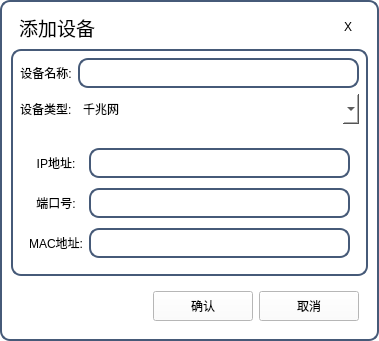
<?xml version="1.0" encoding="UTF-8"?>
<ui version="4.0">
 <class>dlog_devadd</class>
 <widget class="QDialog" name="dlog_devadd">
  <property name="geometry">
   <rect>
    <x>0</x>
    <y>0</y>
    <width>379</width>
    <height>337</height>
   </rect>
  </property>
  <property name="maximumSize">
   <size>
    <width>510</width>
    <height>510</height>
   </size>
  </property>
  <property name="windowTitle">
   <string>Dialog</string>
  </property>
  <property name="styleSheet">
   <string notr="true">#dlog_devadd{
background-color: rgb(255,255,255);
border:2px solid rgb(70,90,120);
border-radius:10px;
}</string>
  </property>
  <layout class="QGridLayout" name="gridLayout_14">
   <item row="0" column="0">
    <widget class="QWidget" name="titleBar" native="true">
     <property name="maximumSize">
      <size>
       <width>16777215</width>
       <height>32</height>
      </size>
     </property>
     <property name="styleSheet">
      <string notr="true">color: rgb(0,0,0);
background-color: rgb(255,255,255);
font: 75 12pt &quot;微软雅黑&quot;;
border-top-left-radius:4px;
border-top-right-radius:4px;</string>
     </property>
     <layout class="QGridLayout" name="gridLayout_7">
      <property name="leftMargin">
       <number>0</number>
      </property>
      <property name="topMargin">
       <number>0</number>
      </property>
      <property name="rightMargin">
       <number>0</number>
      </property>
      <property name="bottomMargin">
       <number>0</number>
      </property>
      <property name="spacing">
       <number>0</number>
      </property>
      <item row="0" column="0">
       <layout class="QGridLayout" name="gridLayout_8">
        <property name="leftMargin">
         <number>6</number>
        </property>
        <item row="0" column="0">
         <layout class="QGridLayout" name="gridLayout_9"/>
        </item>
       </layout>
      </item>
      <item row="0" column="1">
       <widget class="QLabel" name="lbTitle">
        <property name="minimumSize">
         <size>
          <width>80</width>
          <height>0</height>
         </size>
        </property>
        <property name="font">
         <font>
          <family>微软雅黑</family>
          <pointsize>14</pointsize>
          <weight>9</weight>
          <italic>false</italic>
          <bold>false</bold>
         </font>
        </property>
        <property name="styleSheet">
         <string notr="true">color: rgb(0,0,0);
font: 75 14pt &quot;微软雅黑&quot;;
background-color: rgb(255,255,255);</string>
        </property>
        <property name="text">
         <string>添加设备</string>
        </property>
        <property name="alignment">
         <set>Qt::AlignCenter</set>
        </property>
       </widget>
      </item>
      <item row="0" column="2">
       <layout class="QGridLayout" name="gridLayout_10">
        <property name="horizontalSpacing">
         <number>6</number>
        </property>
        <property name="verticalSpacing">
         <number>0</number>
        </property>
        <item row="0" column="0">
         <spacer name="horizontalSpacer_3">
          <property name="orientation">
           <enum>Qt::Horizontal</enum>
          </property>
          <property name="sizeHint" stdset="0">
           <size>
            <width>40</width>
            <height>20</height>
           </size>
          </property>
         </spacer>
        </item>
        <item row="0" column="1">
         <widget class="QPushButton" name="btnClose">
          <property name="sizePolicy">
           <sizepolicy hsizetype="Minimum" vsizetype="Expanding">
            <horstretch>0</horstretch>
            <verstretch>0</verstretch>
           </sizepolicy>
          </property>
          <property name="minimumSize">
           <size>
            <width>40</width>
            <height>32</height>
           </size>
          </property>
          <property name="maximumSize">
           <size>
            <width>16777215</width>
            <height>16777215</height>
           </size>
          </property>
          <property name="styleSheet">
           <string notr="true">QPushButton#btnClose{
    border-radius:0px;
	color: rgb(0,0,0);
    background-color:rgba(0,0,0,0);
    border-style:none;
	font: 75 12pt &quot;微软雅黑&quot;;
}

QPushButton#btnClose:hover{
        background-color: qlineargradient(spread:pad, x1:0, y1:1, x2:0, y2:0, stop:0 rgba(25, 134, 199, 0), stop:1 #636363);
}

QPushButton#btnClose:hover{
        background-color: qlineargradient(spread:pad, x1:0, y1:1, x2:0, y2:0, stop:0 rgba(238, 0, 0, 128), stop:1 rgba(238, 44, 44, 255));
}</string>
          </property>
          <property name="text">
           <string>X</string>
          </property>
          <property name="type" stdset="0">
           <string>btn_win_ctrl</string>
          </property>
         </widget>
        </item>
       </layout>
      </item>
     </layout>
    </widget>
   </item>
   <item row="1" column="0">
    <widget class="QWidget" name="wid_all" native="true">
     <property name="minimumSize">
      <size>
       <width>150</width>
       <height>0</height>
      </size>
     </property>
     <property name="styleSheet">
      <string notr="true">#wid_all{
border:2px solid rgb(70,90,120);
border-radius:10px;
background-color: rgb(255,255,255);
}</string>
     </property>
     <layout class="QGridLayout" name="gridLayout_5">
      <item row="1" column="0">
       <widget class="QLabel" name="label_2">
        <property name="styleSheet">
         <string notr="true">color: rgb(0,0,0);
font: 75 11pt &quot;微软雅黑&quot;;
background-color: rgb(255,255,255);</string>
        </property>
        <property name="text">
         <string>设备类型:</string>
        </property>
       </widget>
      </item>
      <item row="0" column="1">
       <widget class="QLineEdit" name="lineEdit_name">
        <property name="minimumSize">
         <size>
          <width>0</width>
          <height>30</height>
         </size>
        </property>
        <property name="styleSheet">
         <string notr="true">background-color: rgb(255,255,255);
border:2px solid rgb(70,90,120);
border-radius:10px;
color: rgb(216, 221, 210);</string>
        </property>
       </widget>
      </item>
      <item row="1" column="1">
       <widget class="QComboBox" name="comboBox">
        <property name="minimumSize">
         <size>
          <width>0</width>
          <height>30</height>
         </size>
        </property>
        <property name="styleSheet">
         <string notr="true">border:1px solid rgb(70,90,120);
color: rgb(0,0,0);
border-radius:3px;
font: 75 11pt &quot;微软雅黑&quot;;
background-color: rgb(255,255,255);
border:none;</string>
        </property>
        <item>
         <property name="text">
          <string>千兆网</string>
         </property>
        </item>
       </widget>
      </item>
      <item row="2" column="0" colspan="2">
       <widget class="QStackedWidget" name="stackedWidget">
        <property name="styleSheet">
         <string notr="true">background-color: rgb(255,255,255);</string>
        </property>
        <property name="currentIndex">
         <number>0</number>
        </property>
        <widget class="QWidget" name="page_Net">
         <layout class="QGridLayout" name="gridLayout_4">
          <property name="leftMargin">
           <number>0</number>
          </property>
          <property name="topMargin">
           <number>9</number>
          </property>
          <property name="rightMargin">
           <number>0</number>
          </property>
          <property name="bottomMargin">
           <number>0</number>
          </property>
          <property name="spacing">
           <number>0</number>
          </property>
          <item row="0" column="0">
           <widget class="QWidget" name="widget_3" native="true">
            <property name="styleSheet">
             <string notr="true">background-color: rgb(255,255,255);</string>
            </property>
            <layout class="QGridLayout" name="gridLayout_3">
             <property name="verticalSpacing">
              <number>10</number>
             </property>
             <item row="1" column="0">
              <widget class="QLabel" name="label_6">
               <property name="minimumSize">
                <size>
                 <width>50</width>
                 <height>0</height>
                </size>
               </property>
               <property name="styleSheet">
                <string notr="true">color: rgb(0,0,0);
font: 75 11pt &quot;微软雅黑&quot;;
background-color: rgb(255,255,255);</string>
               </property>
               <property name="text">
                <string>端口号:</string>
               </property>
               <property name="alignment">
                <set>Qt::AlignCenter</set>
               </property>
              </widget>
             </item>
             <item row="0" column="1">
              <widget class="QLineEdit" name="lineEdit_ip">
               <property name="minimumSize">
                <size>
                 <width>0</width>
                 <height>30</height>
                </size>
               </property>
               <property name="styleSheet">
                <string notr="true">background-color: rgb(255,255,255);
border:2px solid rgb(70,90,120);
border-radius:10px;
color: rgb(216, 221, 210);</string>
               </property>
              </widget>
             </item>
             <item row="1" column="1">
              <widget class="QLineEdit" name="lineEdit_port">
               <property name="minimumSize">
                <size>
                 <width>0</width>
                 <height>30</height>
                </size>
               </property>
               <property name="styleSheet">
                <string notr="true">background-color: rgb(255,255,255);
border:2px solid rgb(70,90,120);
border-radius:10px;
color: rgb(216, 221, 210);</string>
               </property>
              </widget>
             </item>
             <item row="0" column="0">
              <widget class="QLabel" name="label_5">
               <property name="minimumSize">
                <size>
                 <width>50</width>
                 <height>0</height>
                </size>
               </property>
               <property name="styleSheet">
                <string notr="true">color: rgb(0,0,0);
font: 75 11pt &quot;微软雅黑&quot;;
background-color: rgb(255,255,255);</string>
               </property>
               <property name="text">
                <string>IP地址:</string>
               </property>
               <property name="alignment">
                <set>Qt::AlignCenter</set>
               </property>
              </widget>
             </item>
             <item row="2" column="0">
              <widget class="QLabel" name="label_7">
               <property name="minimumSize">
                <size>
                 <width>50</width>
                 <height>0</height>
                </size>
               </property>
               <property name="styleSheet">
                <string notr="true">color: rgb(0,0,0);
font: 75 11pt &quot;微软雅黑&quot;;
background-color: rgb(255,255,255);</string>
               </property>
               <property name="text">
                <string>MAC地址:</string>
               </property>
               <property name="alignment">
                <set>Qt::AlignCenter</set>
               </property>
              </widget>
             </item>
             <item row="2" column="1">
              <widget class="QLineEdit" name="lineEdit_mac">
               <property name="minimumSize">
                <size>
                 <width>0</width>
                 <height>30</height>
                </size>
               </property>
               <property name="styleSheet">
                <string notr="true">background-color: rgb(255,255,255);
border:2px solid rgb(70,90,120);
border-radius:10px;
color: rgb(216, 221, 210);</string>
               </property>
              </widget>
             </item>
            </layout>
           </widget>
          </item>
          <item row="1" column="0">
           <spacer name="verticalSpacer_2">
            <property name="orientation">
             <enum>Qt::Vertical</enum>
            </property>
            <property name="sizeHint" stdset="0">
             <size>
              <width>20</width>
              <height>43</height>
             </size>
            </property>
           </spacer>
          </item>
         </layout>
        </widget>
       </widget>
      </item>
      <item row="0" column="0">
       <widget class="QLabel" name="label">
        <property name="minimumSize">
         <size>
          <width>50</width>
          <height>0</height>
         </size>
        </property>
        <property name="styleSheet">
         <string notr="true">color: rgb(0,0,0);
font: 75 11pt &quot;微软雅黑&quot;;
background-color: rgb(255,255,255);</string>
        </property>
        <property name="text">
         <string>设备名称:</string>
        </property>
        <property name="alignment">
         <set>Qt::AlignCenter</set>
        </property>
       </widget>
      </item>
     </layout>
    </widget>
   </item>
   <item row="2" column="0">
    <widget class="QWidget" name="widget" native="true">
     <property name="styleSheet">
      <string notr="true">background-color: rgb(255,255,255);</string>
     </property>
     <layout class="QGridLayout" name="gridLayout_6">
      <item row="0" column="2">
       <widget class="QPushButton" name="pushButton_2">
        <property name="minimumSize">
         <size>
          <width>100</width>
          <height>30</height>
         </size>
        </property>
        <property name="styleSheet">
         <string notr="true">QPushButton{
border:1px solid rgb(70,90,120);
color: rgb(255, 255, 255);
border-radius:3px;
font: 75 11pt &quot;微软雅黑&quot;;
background-color: rgb(153,217,234);
}
QPushButton:hover{
color: rgb(25, 118, 210);
background-color: rgb(227, 236, 255);
};</string>
        </property>
        <property name="text">
         <string>取消</string>
        </property>
       </widget>
      </item>
      <item row="0" column="1">
       <widget class="QPushButton" name="pushButton">
        <property name="minimumSize">
         <size>
          <width>100</width>
          <height>30</height>
         </size>
        </property>
        <property name="styleSheet">
         <string notr="true">QPushButton{
border:1px solid rgb(70,90,120);
color: rgb(255, 255, 255);
border-radius:3px;
font: 75 11pt &quot;微软雅黑&quot;;
background-color: rgb(153,217,234);
}
QPushButton:hover{
color: rgb(25, 118, 210);
background-color: rgb(227, 236, 255);
};</string>
        </property>
        <property name="text">
         <string>确认</string>
        </property>
       </widget>
      </item>
      <item row="0" column="0">
       <spacer name="horizontalSpacer_2">
        <property name="orientation">
         <enum>Qt::Horizontal</enum>
        </property>
        <property name="sizeHint" stdset="0">
         <size>
          <width>40</width>
          <height>20</height>
         </size>
        </property>
       </spacer>
      </item>
     </layout>
    </widget>
   </item>
  </layout>
 </widget>
 <resources/>
 <connections/>
</ui>
